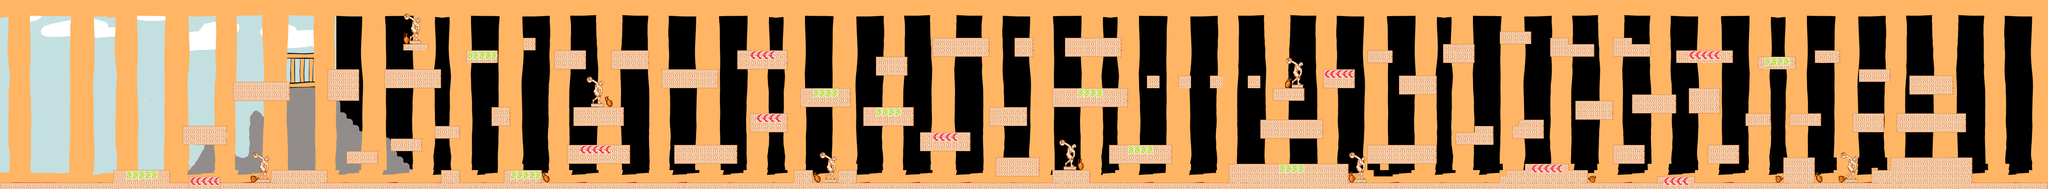

Rendered tile map (Tiled .tmx) drawn with the repository's tilesets; below, a short description and the map source with its tile grids summarised:
An orthogonal 325x30 tile map with 16x16 px tiles, 4 tile layers (middleGround, foreGround, collision, noCollision), 6 tilesets, 1 image layer and 108 objects (66x Collectable, 20x Obstacle, 18x Floor, Portal, Egyptian, ...).

<map version="1.8" tiledversion="1.8.0" orientation="orthogonal" renderorder="right-down" width="325" height="30" tilewidth="16" tileheight="16" infinite="0" nextlayerid="9" nextobjectid="187">
 <tileset firstgid="1" name="lvl2Tiles" tilewidth="16" tileheight="16" tilecount="726" columns="66">
  <image source="lvl2Tiles.png" width="1056" height="176" />
 </tileset>
 <tileset firstgid="727" name="biggerTiles" tilewidth="16" tileheight="16" tilecount="96" columns="8">
  <image source="biggerTiles.png" width="128" height="194" />
 </tileset>
 <tileset firstgid="823" name="Pillars (Foreground)" tilewidth="16" tileheight="16" tilecount="1590" columns="53">
  <image source="Pillars (Foreground).png" width="854" height="480" />
 </tileset>
 <tileset firstgid="2413" name="Mount Olympus (Midground)" tilewidth="16" tileheight="16" tilecount="1590" columns="53">
  <image source="Mount Olympus (Midground).png" width="854" height="480" />
 </tileset>
 <tileset firstgid="4003" name="tiles-3" tilewidth="16" tileheight="16" tilecount="795" columns="53">
  <image source="tiles-3.png" width="848" height="241" />
 </tileset>
 <tileset firstgid="4798" name="tiles-4" tilewidth="16" tileheight="16" tilecount="795" columns="53">
  <image source="tiles-4.png" width="848" height="241" />
 </tileset>
 <imagelayer id="3" name="background">
  <image source="Sky (Background).png" width="854" height="480" />
 </imagelayer>
 <layer id="5" name="middleGround" width="325" height="30">
  <data>[9750 cells, 638 non-empty, 511 distinct tile ids]</data>
 </layer>
 <layer id="6" name="foreGround" width="325" height="30">
  <data>[9750 cells, 9074 non-empty, 1409 distinct tile ids]</data>
 </layer>
 <objectgroup id="2" name="Object Layer 1">
  <object id="10" name="gate" type="Portal" x="5087.39" y="270.621" width="111.758" height="193.818">
   <properties>
    <property name="target" value="2" />
   </properties>
  </object>
  <object id="11" name="fast" type="Floor" x="319.833" y="424.501" width="79.6667" height="7.33333">
   <properties>
    <property name="type" value="fast" />
   </properties>
  </object>
  <object id="12" name="slow" type="Floor" x="2367.68" y="325.955" width="65" height="10">
   <properties>
    <property name="type" value="slow" />
   </properties>
  </object>
  <object id="13" name="slow" type="Floor" x="1905.34" y="115.485" width="60" height="10">
   <properties>
    <property name="type" value="slow" />
   </properties>
  </object>
  <object id="14" name="fast" type="Floor" x="1296.94" y="420.363" width="60" height="10">
   <properties>
    <property name="type" value="fast" />
   </properties>
  </object>
  <object id="15" name="fast" type="Floor" x="2222.76" y="261.848" width="60" height="10">
   <properties>
    <property name="type" value="fast" />
   </properties>
  </object>
  <object id="16" name="fast" type="Floor" x="4484.7" y="133.364" width="60" height="10">
   <properties>
    <property name="type" value="fast" />
   </properties>
  </object>
  <object id="17" name="fast" type="Floor" x="2866.51" y="358.485" width="60" height="10">
   <properties>
    <property name="type" value="fast" />
   </properties>
  </object>
  <object id="18" name="slow" type="Floor" x="1485.28" y="356.212" width="60" height="10">
   <properties>
    <property name="type" value="slow" />
   </properties>
  </object>
  <object id="19" name="fast" type="Floor" x="2738.15" y="214.182" width="60" height="10">
   <properties>
    <property name="type" value="fast" />
   </properties>
  </object>
  <object id="20" name="slow" type="Floor" x="4291.33" y="117.212" width="68.6667" height="11.3333">
   <properties>
    <property name="type" value="slow" />
   </properties>
  </object>
  <object id="21" name="fast" type="Floor" x="3250.26" y="404.5" width="60" height="10">
   <properties>
    <property name="type" value="fast" />
   </properties>
  </object>
  <object id="22" name="slow" type="Floor" x="3361.19" y="168.091" width="77.6667" height="10">
   <properties>
    <property name="type" value="slow" />
   </properties>
  </object>
  <object id="23" name="fast" type="Floor" x="1196" y="117" width="60" height="10">
   <properties>
    <property name="type" value="fast" />
   </properties>
  </object>
  <object id="24" name="slow" type="Floor" x="1924.94" y="277.636" width="60" height="10">
   <properties>
    <property name="type" value="slow" />
   </properties>
  </object>
  <object id="25" name="fast" type="Floor" x="2065.67" y="212.546" width="60" height="10">
   <properties>
    <property name="type" value="fast" />
   </properties>
  </object>
  <object id="26" name="slow" type="Floor" x="480.97" y="437.954" width="78" height="10">
   <properties>
    <property name="type" value="slow" />
   </properties>
  </object>
  <object id="27" name="slow" type="Floor" x="3895.58" y="406.728" width="60" height="10">
   <properties>
    <property name="type" value="slow" />
   </properties>
  </object>
  <object id="28" name="slow" type="Floor" x="4226" y="438.424" width="60" height="10">
   <properties>
    <property name="type" value="slow" />
   </properties>
  </object>
  <object id="29" name="danger" type="Obstacle" x="503.015" y="289.515" width="30" height="30" />
  <object id="30" name="danger" type="Obstacle" x="4719.85" y="431.97" width="30" height="30" />
  <object id="31" name="danger" type="Obstacle" x="3984.27" y="83.394" width="30" height="30" />
  <object id="32" name="danger" type="Obstacle" x="2543.86" y="242.144" width="30" height="30" />
  <object id="33" name="danger" type="Obstacle" x="2868.36" y="432.03" width="30" height="30" />
  <object id="34" name="danger" type="Obstacle" x="4144.18" y="80.9091" width="30" height="30" />
  <object id="35" name="danger" type="Obstacle" x="1249.5" y="431.924" width="30" height="30" />
  <object id="36" name="danger" type="Obstacle" x="986.394" y="431.727" width="30" height="30" />
  <object id="37" name="danger" type="Obstacle" x="2755.52" y="63.0303" width="30" height="30" />
  <object id="38" name="danger" type="Obstacle" x="4887.73" y="160.121" width="30" height="30" />
  <object id="39" name="danger" type="Obstacle" x="1499.88" y="243.409" width="30" height="30" />
  <object id="41" name="danger" type="Obstacle" x="4466.88" y="434.031" width="30" height="30" />
  <object id="42" name="danger" type="Obstacle" x="1134" y="291.075" width="30" height="30" />
  <object id="43" name="danger" type="Obstacle" x="3870.39" y="274.94" width="30" height="30" />
  <object id="46" name="danger" type="Obstacle" x="3257.55" y="274.606" width="30" height="30" />
  <object id="47" name="danger" type="Obstacle" x="3568.61" y="335.364" width="30" height="30" />
  <object id="51" name="char1" type="Egyptian" x="94.8333" y="396.5" width="39" height="64" />
  <object id="54" name="char1" type="Greek" x="161.667" y="397.333" width="39" height="64" />
  <object id="55" name="spawnBoss" type="Spawner" x="701.667" y="293.333" width="30" height="30" />
  <object id="56" name="danger" type="Obstacle" x="1645" y="434" width="30" height="30" />
  <object id="57" name="danger" type="Obstacle" x="1985" y="434" width="30" height="30" />
  <object id="58" name="danger" type="Obstacle" x="5009.67" y="433" width="30" height="30" />
  <object id="63" name="GreekMana" type="Collectable" x="704.5" y="409.5" width="33" height="18">
   <properties>
    <property name="amountMana" type="int" value="5" />
    <property name="fileName" value="ManaGreek" />
    <property name="type" type="int" value="0" />
   </properties>
  </object>
  </objectgroup>
 <layer id="1" name="collision" width="325" height="30">
  <data>[9750 cells, 690 non-empty, 22 distinct tile ids]</data>
 </layer>
 <layer id="4" name="noCollision" width="325" height="30">
  <data>[9750 cells, 1174 non-empty, 86 distinct tile ids]</data>
 </layer>
</map>
<!-- 66 of 108 objects omitted -->
